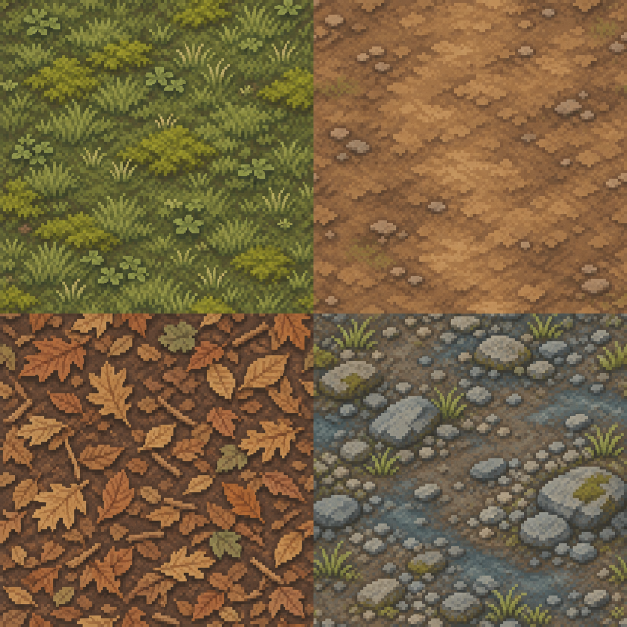
#> input picture assets/gpt-nature/source/sheet-A-ground.png, 1254 x 1254 px (shown at 1/2 size); its folder holds 7 pictures in this run
$ python process_assets.py
#> lines starting #> are read from the running program, lines starting #| are printed output that depends on the picture; after the words box and inside, x2 and y2 are one past the last pixel; in counts of white or black regions, pixels touching at a corner belong together
#!/usr/bin/env python3
"""Process the GPT-generated nature sheets (A-F) into game-ready assets.

- Texture sheets (A ground / B bark / C rock): quadrant cut, resize,
  symmetric edge crossfade so they tile seamlessly.
- Sprite sheets (D leaves / E grass+flowers / F props): individual
  cut-outs by alpha connected components (never a blind grid split),
  background matting cleaned, trimmed, resized with NEAREST so the
  pixel look survives.

Originals live in ../source/. Outputs: ../textures/, ../sprites/.
"""
from PIL import Image, ImageEnhance
import numpy as np
import os
from scipy import ndimage

ROOT = os.path.dirname(os.path.abspath(__file__))
SRC = os.path.join(ROOT, '..', 'source')
TEX = os.path.join(ROOT, '..', 'textures')
SPR = os.path.join(ROOT, '..', 'sprites')
os.makedirs(TEX, exist_ok=True)
os.makedirs(SPR, exist_ok=True)


def seamless(img: Image.Image, band: int = 28) -> Image.Image:
    """Symmetric edge crossfade: both edges converge to the average of
    the two ends, so the tile wraps without a visible seam."""
    a = np.asarray(img).astype(np.float32)
    h, w = a.shape[:2]
    for x in range(band):
        t = (1 - x / band) * 0.5
        a[:, x] = a[:, x] * (1 - t) + a[:, w - 1 - x] * t
        a[:, w - 1 - x] = a[:, w - 1 - x] * (1 - t) + a[:, x] * t
    for y in range(band):
        t = (1 - y / band) * 0.5
        a[y, :] = a[y, :] * (1 - t) + a[h - 1 - y, :] * t
        a[h - 1 - y, :] = a[h - 1 - y, :] * (1 - t) + a[y, :] * t
    return Image.fromarray(np.clip(a, 0, 255).astype(np.uint8))


def quadrant(img: Image.Image, col: int, row: int) -> Image.Image:
    w, h = img.size
    return img.crop((col * w // 2, row * h // 2, (col + 1) * w // 2, (row + 1) * h // 2))


def texture_sheet(fname, names, size=256):
    img = Image.open(os.path.join(SRC, fname)).convert('RGB')
    out = {}
    for (col, row), name in names.items():
        tile = quadrant(img, col, row).resize((size, size), Image.LANCZOS)
        tile = seamless(tile)
        tile.save(os.path.join(TEX, name + '.png'))
        out[name] = tile
        print('texture', name)
    return out


def dilate_alpha(rgba: np.ndarray, px: int = 1) -> np.ndarray:
    """Thicken thin blades/leaves by one pixel so alpha-tested
    cutouts survive mipmap minification at game scale."""
    alpha = rgba[..., 3]
    grown = ndimage.maximum_filter(alpha, size=2 * px + 1)
    out = rgba.copy()
    new_area = (alpha == 0) & (grown > 0)
    # Colour for newly covered pixels: nearest opaque neighbour's.
    idx = ndimage.distance_transform_edt(
        alpha == 0, return_distances=False, return_indices=True)
    out[new_area] = rgba[tuple(idx[:, new_area])]
    out[..., 3] = np.maximum(alpha, grown)
    return out


# Per-sprite colour grades (r, g, b multipliers + saturation factor).
# The E-sheet grass is pale sage/straw; under the game's bright
# daylight it clips to silver-white, so grass-family sprites are
# deepened here (texture-side fix, lighting untouched).
GRADES = {
    'grass_short': (0.78, 0.9, 0.74, 1.35),
    'grass_wide': (0.78, 0.9, 0.74, 1.35),
    'grass_dry': (0.86, 0.82, 0.68, 1.2),
    'fern_frond': (0.86, 0.92, 0.84, 1.18),
    'herb_patch': (0.88, 0.94, 0.86, 1.12),
}


def grade(rgba: np.ndarray, name: str) -> np.ndarray:
    g = GRADES.get(name)
    if not g:
        return rgba
    img = Image.fromarray(rgba, 'RGBA')
    rgb = img.convert('RGB')
    rgb = ImageEnhance.Color(rgb).enhance(g[3])
    arr = np.asarray(rgb).astype(np.float32)
    arr[..., 0] *= g[0]
    arr[..., 1] *= g[1]
    arr[..., 2] *= g[2]
    out = np.dstack([np.clip(arr, 0, 255).astype(np.uint8), rgba[..., 3]])
    return out


def finish_sprite(rgba: np.ndarray, name: str, target: int):
    """Trim to the alpha bbox, pad, NEAREST-resize, save."""
    alpha = rgba[..., 3]
    ys, xs = np.nonzero(alpha > 0)
    if len(xs) == 0:
        print('EMPTY', name)
        return
    crop = rgba[ys.min():ys.max() + 1, xs.min():xs.max() + 1]
    img = Image.fromarray(crop, 'RGBA')
    img = Image.alpha_composite(
        Image.new('RGBA', (img.width + 4, img.height + 4), (0, 0, 0, 0)),
        img) if False else img
    canvas = Image.new('RGBA', (img.width + 4, img.height + 4), (0, 0, 0, 0))
    canvas.alpha_composite(img, (2, 2))
    s = target / max(canvas.size)
    canvas = canvas.resize(
        (max(1, round(canvas.width * s)), max(1, round(canvas.height * s))),
        Image.NEAREST)
    canvas.save(os.path.join(SPR, name + '.png'))
    print('sprite', name, canvas.size)


def components_from_alpha(alpha: np.ndarray, min_area=400):
    lab, n = ndimage.label(alpha > 32)
    out = []
    for i, sl in enumerate(ndimage.find_objects(lab), 1):
        if (lab[sl] == i).sum() >= min_area:
            out.append(sl)
    out.sort(key=lambda s: (s[0].start // 300, s[1].start))
    return out


def sheet_alpha_binarized(fname):
    img = Image.open(os.path.join(SRC, fname))
    arr = np.array(img.convert('RGBA'))
    arr[..., 3] = np.where(arr[..., 3] >= 128, 255, 0)
    return arr


def sheet_white_flood(fname, thresh=243, dehalo_iters=1, dehalo_thresh=212):
    """Remove a white background by border flood fill (keeps enclosed
    light details that are not connected to the border), then eat the
    bright JPEG halo along the matte edge."""
    img = Image.open(os.path.join(SRC, fname)).convert('RGB')
    arr = np.array(img).astype(int)
    near_white = (arr.min(axis=2) > thresh)
    lab, _ = ndimage.label(near_white)
    border = set(np.unique(np.concatenate([
        lab[0, :], lab[-1, :], lab[:, 0], lab[:, -1]]))) - {0}
    bg = np.isin(lab, list(border))
    alpha = np.where(bg, 0, 255).astype(np.uint8)
    for _ in range(dehalo_iters):
        edge = ndimage.binary_dilation(alpha == 0) & (alpha > 0)
        kill = edge & (arr.min(axis=2) > dehalo_thresh)
        alpha = np.where(kill, 0, alpha)
    rgba = np.dstack([arr.astype(np.uint8), alpha])
    return rgba


def cut_sheet(rgba, names, target, cols, min_area=200, dilate=0):
    """Group alpha components into grid cells by their centres (some
    props are multi-part: pebbles = 3 stones, leaves pile = 3 leaves),
    then cut each cell's union. Never a blind pixel-grid slice: the
    final trim uses the real alpha bbox of the grouped parts."""
    rows = len(names) // cols
    H, W = rgba.shape[:2]
    lab, _ = ndimage.label(rgba[..., 3] > 32)
    cells = {}
    for i, sl in enumerate(ndimage.find_objects(lab), 1):
        if (lab[sl] == i).sum() < min_area:
            continue
        cy = (sl[0].start + sl[0].stop) / 2 / H
        cx = (sl[1].start + sl[1].stop) / 2 / W
        key = (min(rows - 1, int(cy * rows)), min(cols - 1, int(cx * cols)))
        cells.setdefault(key, []).append(i)
    ordered = [names[r * cols + c] for r in range(rows) for c in range(cols)]
    found = {}
    for (r, c), ids in cells.items():
        found[ordered[r * cols + c]] = ids
    assert set(found) == set(names), f'cells found: {sorted(found)} vs {sorted(names)}'
    for name in names:
        mask = np.isin(lab, found[name])
        ys, xs = np.nonzero(mask)
        part = rgba[ys.min():ys.max() + 1, xs.min():xs.max() + 1].copy()
        sub = mask[ys.min():ys.max() + 1, xs.min():xs.max() + 1]
        part[..., 3] = np.where(sub, part[..., 3], 0)
        if dilate:
            part = dilate_alpha(part, dilate)
        finish_sprite(grade(part, name), name, target)


def main():
    # ---- textures A / B / C ----
    tex = texture_sheet('sheet-A-ground.png', {
        (0, 0): 'ground_grass', (1, 0): 'ground_dirt',
        (0, 1): 'ground_leaves', (1, 1): 'ground_gravel'})
#> in texture_sheet, img is the input picture: PIL image 1254x1254 RGB; mean R, G, B 118.6, 97.7, 64
#> after the loop in texture_sheet, `for (col, row), name in names.items():`:
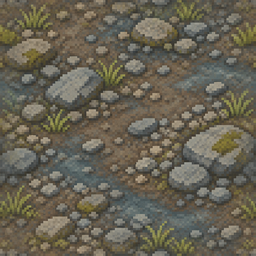
#> tile: PIL image 256x256 RGB; mean R, G, B 103.2, 98.2, 83.2
#> after the loop in texture_sheet, `for (col, row), name in names.items():`: out = 4 items
#> tex = 4 items
    base = tex['ground_grass'].copy()
    base = ImageEnhance.Color(base).enhance(0.68)
    base = ImageEnhance.Contrast(base).enhance(0.92)
    base = ImageEnhance.Brightness(base).enhance(1.18)
    base.save(os.path.join(TEX, 'ground_grass_base.png'))
    print('texture ground_grass_base (toned down)')
    texture_sheet('sheet-B-bark.jpg', {
        (0, 0): 'bark_deep', (1, 0): 'bark_birch',
        (0, 1): 'wood_grain', (1, 1): 'bark_moss'})
#> call 2 of texture_sheet, with fname = 'sheet-B-bark.jpg', size = 256
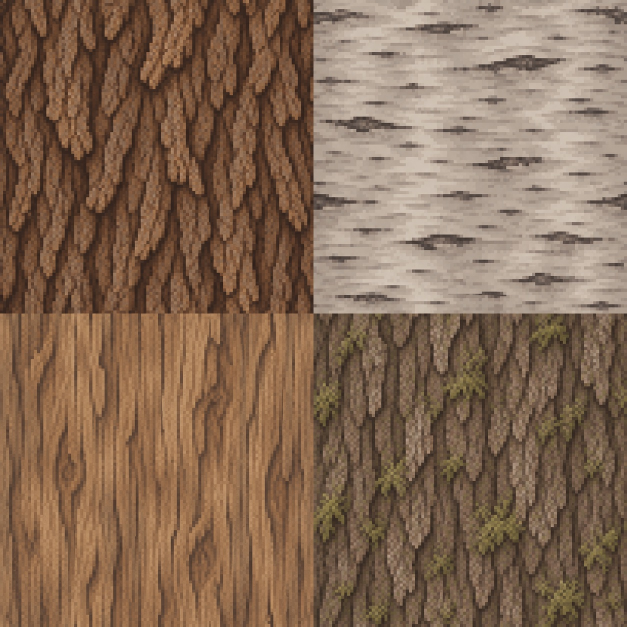
#> input picture assets/gpt-nature/source/sheet-B-bark.jpg, 1254 x 1254 px (shown at 1/2 size)
#> in texture_sheet, img is the input picture: PIL image 1254x1254 RGB; mean R, G, B 132.4, 105.8, 84.6
    texture_sheet('sheet-C-rock.jpg', {
        (0, 0): 'rock_layered', (1, 0): 'rock_slate',
        (0, 1): 'rock_moss', (1, 1): 'cliff_dirt'})
#> call 3 of texture_sheet, with fname = 'sheet-C-rock.jpg', size = 256
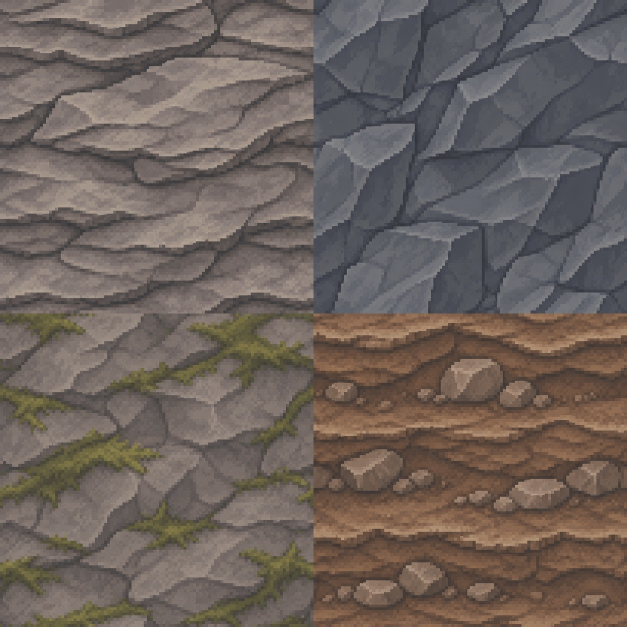
#> input picture assets/gpt-nature/source/sheet-C-rock.jpg, 1254 x 1254 px (shown at 1/2 size)
#> in texture_sheet, img is the input picture: PIL image 1254x1254 RGB; mean R, G, B 108.5, 97.7, 91.8
#> the loop in texture_sheet (call 3), `for (col, row), name in names.items():` made 4 passes
#> (col, row, name) on passes 1 to 4: (0, 0, 'rock_layered'), (1, 0, 'rock_slate'), (0, 1, 'rock_moss'), (1, 1, 'cliff_dirt')
#| texture rock_layered
#| texture rock_slate
#| texture rock_moss
#| texture cliff_dirt

    # ---- sprites F (real alpha) ----
    cut_sheet(sheet_alpha_binarized('sheet-F-props.png'),
              ['prop_branch', 'prop_bundle', 'prop_pebbles', 'prop_flint',
               'prop_stump', 'prop_rubble', 'prop_cut_patch', 'prop_leaves_pile'],
              target=192, cols=4)
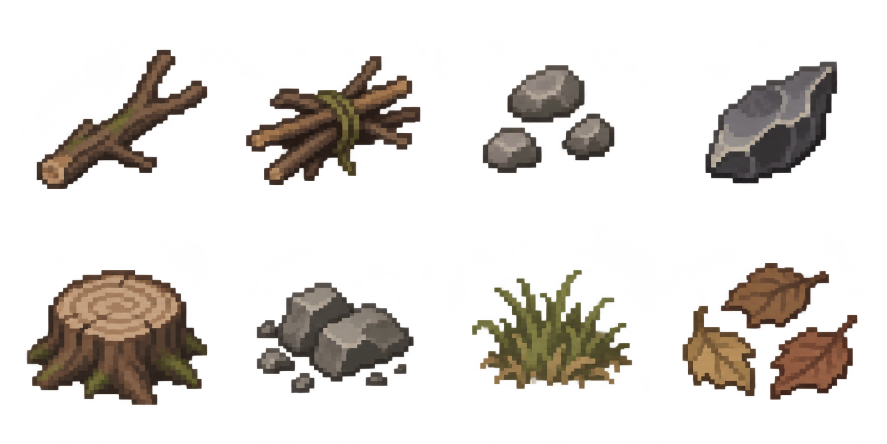
#> input picture assets/gpt-nature/source/sheet-F-props.png, 1774 x 887 px (shown at 1/2 size)
#> in sheet_alpha_binarized, img is the input picture: PIL image 1774x887 RGBA; mean R, G, B, A 24.2, 19.7, 15, 54.4
#> in cut_sheet, `rows = len(names) // cols`: rows = 2
#> in cut_sheet, `lab, _ = ndimage.label(rgba[..., 3] > 32)`:
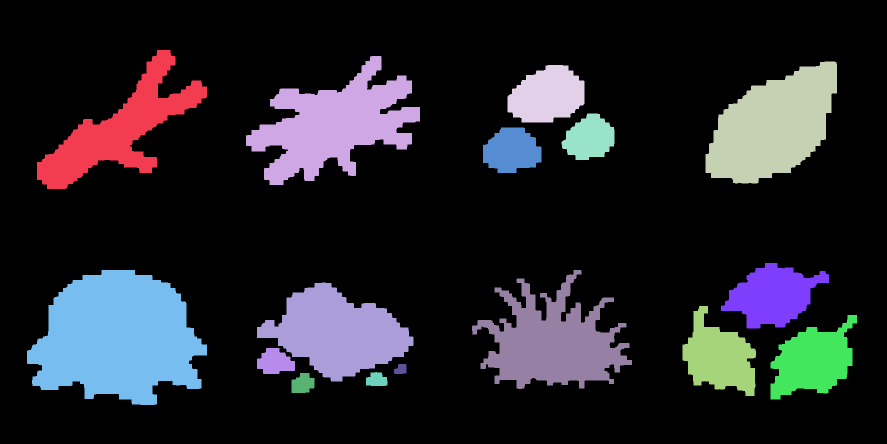
#> lab: shape (887, 1774) int32 (shown at 1/2 size); 17 distinct labels, from 0 to 16; one colour per label, 0 black
#> the loop in cut_sheet, `for i, sl in enumerate(ndimage.find_objects(lab), 1):` made 16 passes
#> (cy, cx, key) on passes 1 to 12: (0.269, 0.138, (0, 0)), (0.272, 0.375, (0, 1)), (0.276, 0.87, (0, 3)), (0.211, 0.616, (0, 2)), (0.308, 0.663, (0, 2)), (0.339, 0.578, (0, 2)), (0.667, 0.874, (1, 3)), (0.761, 0.132, (1, 0)), (0.743, 0.622, (1, 2)), (0.749, 0.378, (1, 1)), (0.791, 0.811, (1, 3)), (0.806, 0.917, (1, 3))
#> after the loop in cut_sheet, `for i, sl in enumerate(ndimage.find_objects(lab), 1):`: cells = {(0, 0): [1], (0, 1): [2], (0, 3): [3], (0, 2): [4, 5, 6], (1, 3): [7, 11, 12], (1, 0): [8], (1, 2): [9], (1, 1): [10, 13, 14, 15, 16]}
#> in cut_sheet, `ordered = [names[r * cols + c] for r in range(rows) for c in range(col..`: ordered = ['prop_branch', 'prop_bundle', 'prop_pebbles', 'prop_flint', 'prop_stump', 'prop_rubble', 'prop_cut_patch', 'prop_leaves_pile']
#> the loop in cut_sheet, `for (r, c), ids in cells.items():` made 8 passes
#> (r, c, ids) on passes 1 to 8: (0, 0, [1]), (0, 1, [2]), (0, 3, [3]), (0, 2, [4, 5, 6]), (1, 3, [7, 11, 12]), (1, 0, [8]), (1, 2, [9]), (1, 1, [10, 13, 14, 15, 16])
#> after the loop in cut_sheet, `for (r, c), ids in cells.items():`: found = {'prop_branch': [1], 'prop_bundle': [2], 'prop_flint': [3], 'prop_pebbles': [4, 5, 6], 'prop_leaves_pile': [7, 11, 12], 'prop_stump': [8], 'prop_cut_patch': [9], 'prop_rubble': [10, 13, 14, 15, 16]}
#> the loop in cut_sheet, `for name in names:` made 8 passes
#> (name, s in finish_sprite) on passes 1 to 8: ('prop_branch', 0.558), ('prop_bundle', 0.545), ('prop_pebbles', 0.719), ('prop_flint', 0.719), ('prop_stump', 0.527), ('prop_rubble', 0.606), ('prop_cut_patch', 0.593), ('prop_leaves_pile', 0.544)
#| sprite prop_branch (192, 157)
#| sprite prop_bundle (192, 143)
#| sprite prop_pebbles (192, 158)
#| sprite prop_flint (192, 178)
#| sprite prop_stump (192, 145)
#| sprite prop_rubble (192, 136)
#| sprite prop_cut_patch (192, 143)
#| sprite prop_leaves_pile (192, 151)
#> pass 1, in cut_sheet, `sub = mask[ys.min():ys.max() + 1, xs.min():xs.max() + 1]`:
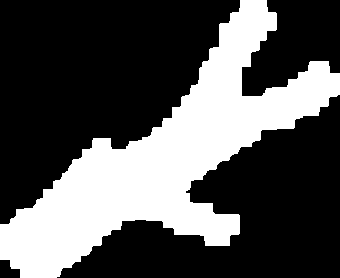
#> sub: shape (278, 340) bool; 32.8% white; 1 white region, box (x1, y1, x2, y2) and area: (0, 0, 340, 278) 30970
#> after the loop in cut_sheet, `for name in names:`: mask: shape (887, 1774) bool; 3.1% white; 3 white regions, box (x1, y1, x2, y2) and area: (1541, 630, 1714, 799) 17204, (1442, 526, 1658, 657) 16273, (1365, 612, 1512, 792) 15550
#> after the loop in cut_sheet, `for name in names:`:
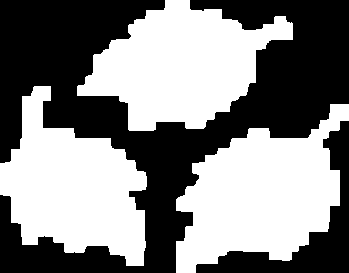
#> sub: shape (273, 349) bool; 51.5% white; 2 black regions, box (x1, y1, x2, y2) and area: (0, 0, 349, 273) 40913, (196, 121, 349, 273) 5337

    # ---- sprites D (white bg, green subjects) ----
    cut_sheet(sheet_white_flood('sheet-D-leaves.jpg', dehalo_iters=2, dehalo_thresh=205),
              ['leaf_oak', 'leaf_birch', 'leaf_shrub', 'leaf_fern'],
              target=256, cols=2)

    # ---- sprites E (white bg; flood fill protects enclosed petals) ----
    cut_sheet(sheet_white_flood('sheet-E-grass-flowers.jpg'),
              ['grass_short', 'grass_wide', 'grass_dry', 'fern_frond',
               'flower_white', 'flower_yellow', 'flower_purple', 'herb_patch'],
              target=160, cols=4, dilate=1)


if __name__ == '__main__':
#> (the run stopped early here; a loop or call above may not have finished)
